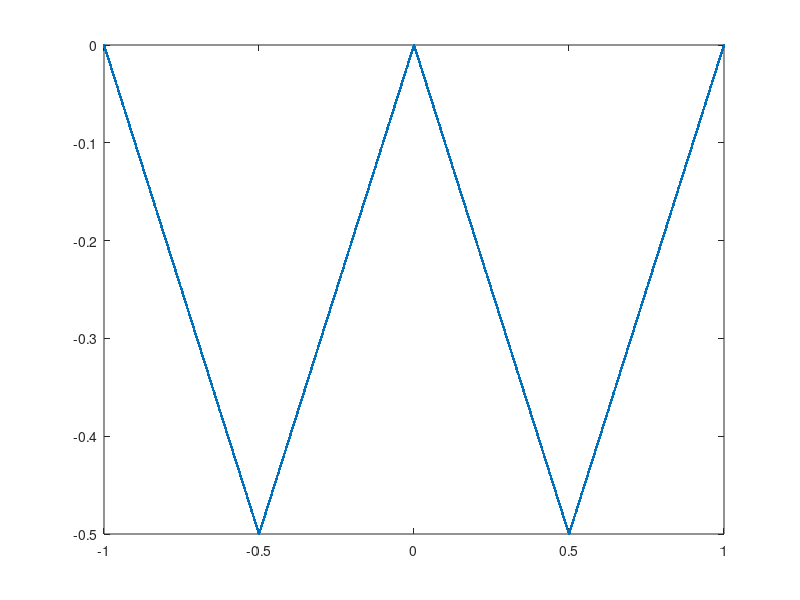

Source code (MATLAB): (Note: this script raises an error after producing the figure.)
% ls_poly_demo2
order = 100;
Nx = ceil(order^2/4);
x = linspace(-1, 1, Nx);
x1 = linspace(-1, 1, Nx*8);
y = zeros(size(x));
y(x > 0) = -x(x > 0);
y(x > 0.5) = x(x > 0.5)-1;
y(x < 0) = x(x < 0);
y(x < -0.5) = -x(x < -0.5)-1;
figure; plot(x, y, '.');

writematrix([x; y], 'data.csv');

% fit
order = 30;
c0 = ls_poly(x, y, order);
y1 = polyval_sym(c0, x1);
hold on; plot(x1, y1);

% c = ls_poly_nelder_sym(x, y, c0, 1e-16);
% y2 = polyval_sym(c, x1);
% hold on; plot(x1, y2);
axis([-1, 1, -1, 1]);

% poly interp
% digits(32);
% p = poly_interp(vpa(x), vpa(y));
% y3 = polyval_sym(p, x1);
% hold on; plot(x1, y3);

c2 = ls_poly_nelder(x, y, c0, 1e-16);
y4 = polyval_sym(c2, x1);
hold on; plot(x1, y4);
axis([-1, 1, -1, 1]);

c3 = ls_poly_nelder_sym(x, y, c2, 1e-16);
y5 = polyval_sym(c3, x1);
hold on; plot(x1, y5);
axis([-1, 1, -1, 1]);

